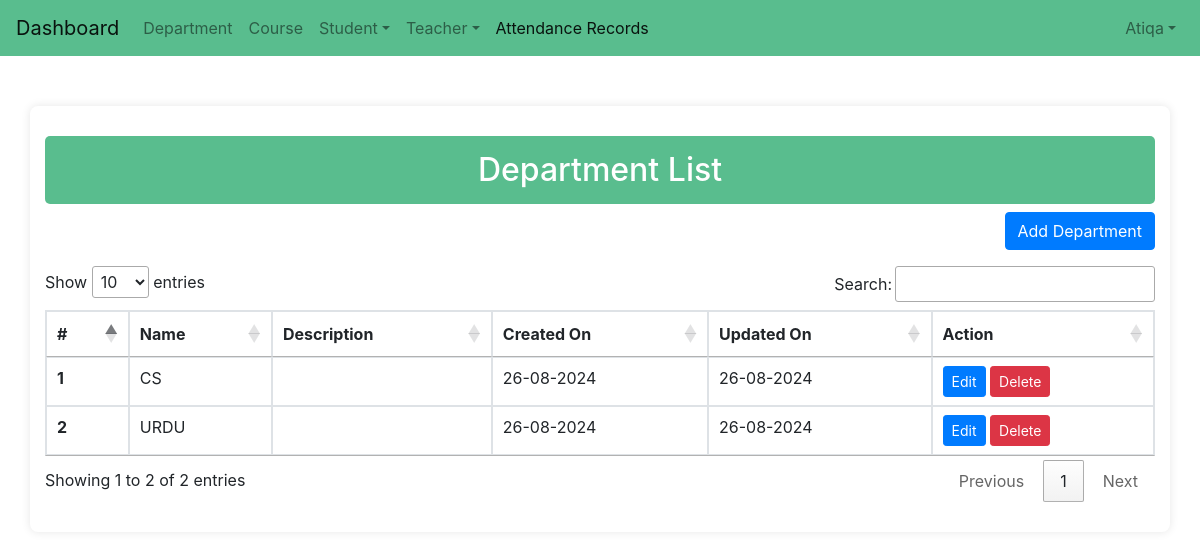
Before: /department_list/ (signed in) with the older database file.
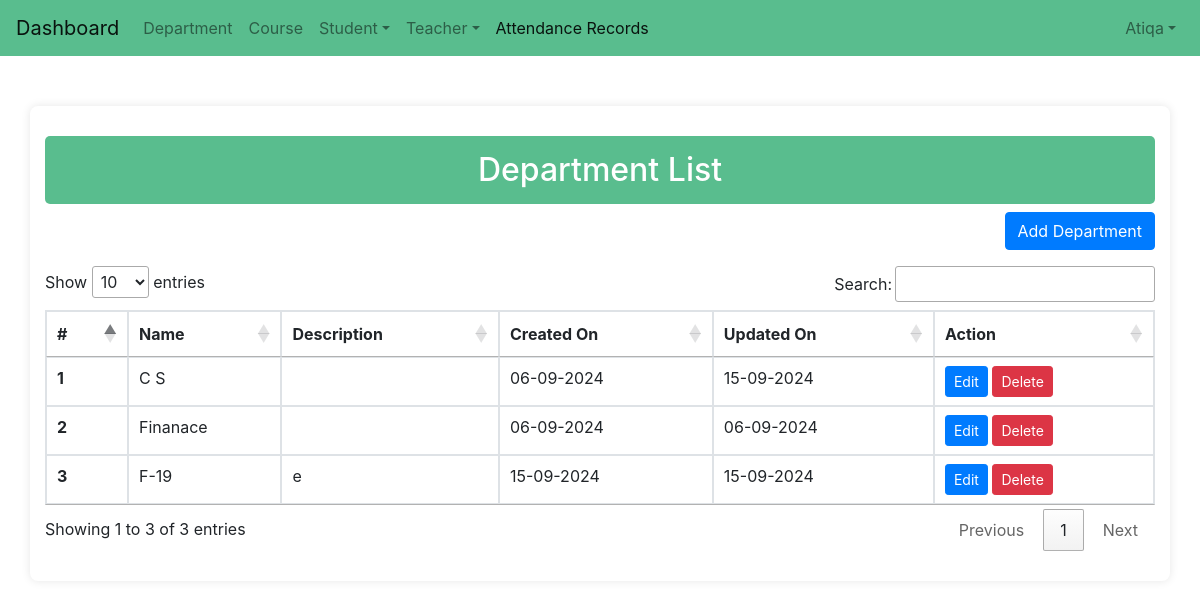
After: the same page with the newer database file.
### attandance/models.py (models this page shows, shortened)
class Department(models.Model):
    dep_id = models.CharField(max_length=100, null=True)
    name = models.CharField(max_length=255, )
    description = models.TextField(blank=True, null=True)
    created_on = models.DateTimeField(auto_now_add=True)
    updated_on = models.DateTimeField(auto_now=True)

### attandance/views.py (the view)
# urls.py: path('department_list/', views.department_list , name = 'department_list'),
@login_required(login_url='home')
def department_list(request):
    design = Department.objects.all()
    context = {
        'design': design,
    }
    return render(request , 'admin/department/department_list.html',context)

### templates/admin/department/department_list.html (shortened to what this page needs)
<!DOCTYPE html>
<html lang="en">
{% load static %}
<head>
</head>
<body>
    {% include 'navbar.html' %}
    <div class="container">
        <h2 class="text-center">Department List</h2>
        <div class="text-right mb-3">
            <a class="btn btn-primary" href="{% url 'department_add' %}">Add Department</a>
        </div>
        <div class="table-responsive">
            <table class="table table-bordered" id="departmentList">
                <thead>
                    <tr>
                        <th>#</th>
                        <th>Name</th>
                        <th>Description</th>
                        <th>Created On</th>
                        <th>Updated On</th>
                        <th>Action</th>
                    </tr>
                </thead>
                <tbody>
                    {% for i in design %}
                    <tr>
                        <th scope="row">{{ forloop.counter }}</th>
                        <td>{{ i.name }}</td>
                        <td>{{ i.description }}</td>
                        <td>{{ i.created_on|date:'d-m-Y' }}</td>
                        <td>{{ i.updated_on|date:'d-m-Y' }}</td>
                        <td class="action-buttons">
                            <a class="btn btn-primary btn-sm" href="{% url 'department_update' i.pk %}">Edit</a>
                            <button class="btn btn-danger btn-sm delete-btn"
                                data-url="{% url 'department_delete' i.pk %}">Delete</button>
                        </td>
                    </tr>
                    {% endfor %}
                </tbody>
            </table>
        </div>
</body>
</html>

Changed rows visible on the page:
removed Department: name "CS", created_on "26-08-2024", updated_on "26-08-2024"
removed Department: name "URDU", created_on "26-08-2024", updated_on "26-08-2024"
added Department: name "C S", created_on "06-09-2024", updated_on "15-09-2024"
added Department: name "Finanace", created_on "06-09-2024", updated_on "06-09-2024"
added Department: name "F-19", description "e", created_on "15-09-2024", updated_on "15-09-2024"
Other visible differences:
text written by a page script: "Show entries Search: Showing 1 to 2 of 2 entries Previous 1 Next" → "Show entries Search: Showing 1 to 3 of 3 entries Previous 1 Next"
